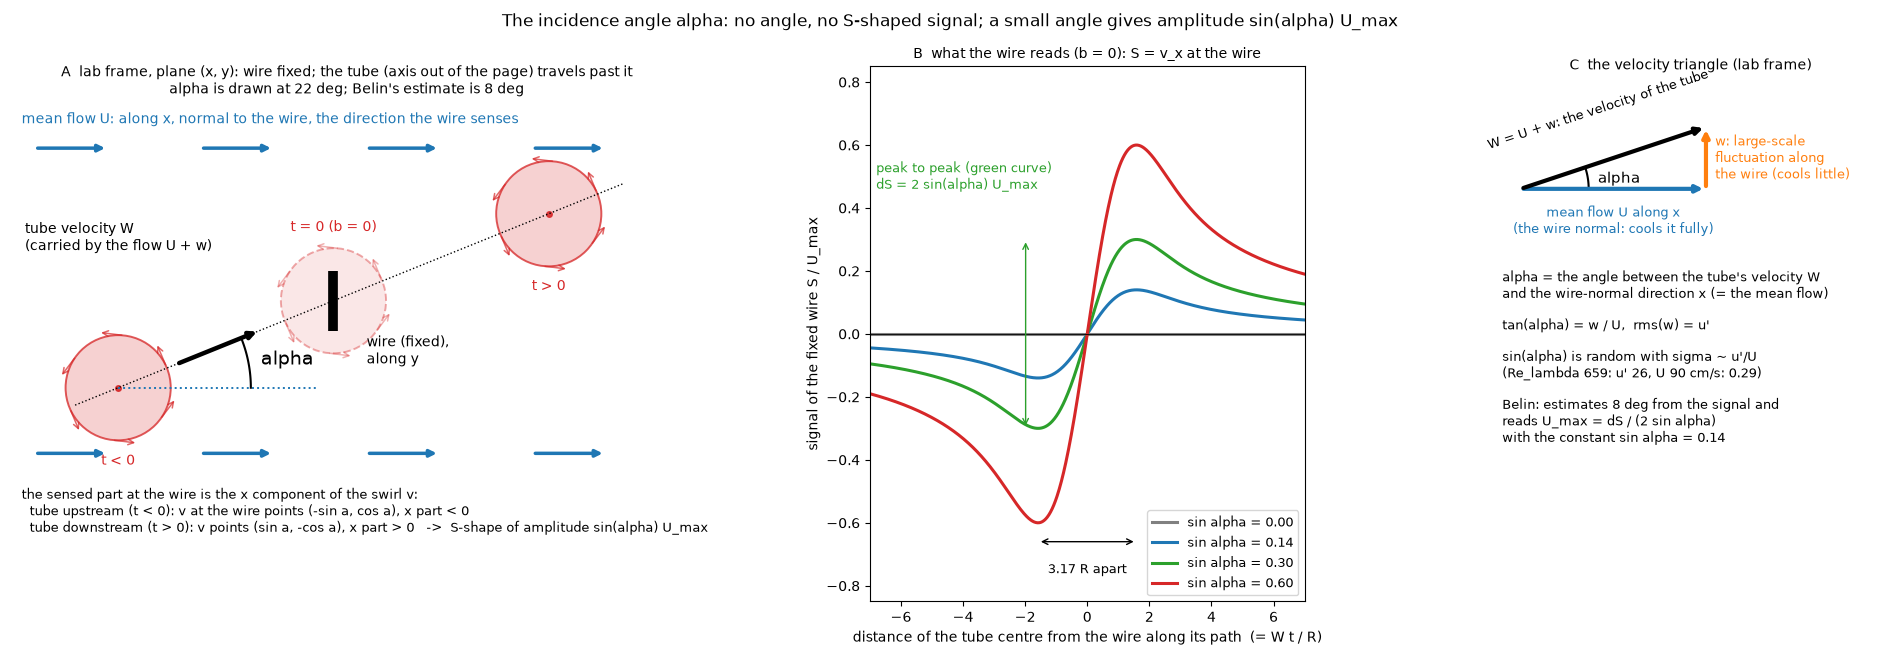

Recreate this plot in Python.
"""belin_incidence_schematic.py  v02  Schematic of the incidence angle alpha of Belin et al. (1996, Fig. 3, eqs. 2-8) in the frame of the wire: the wire is fixed, the mean flow and the tube move past it.
Panel A  lab frame, plane (x, y) of the wire: the wire is the black bar along y; the mean flow U is along x (normal to the wire = the direction the wire senses); the tube (axis out of the page) is carried by the
         instantaneous flow W = U + w, w a large-scale fluctuation along the wire; alpha = the angle between W (the direction the tube travels) and x (the mean flow = the wire normal).
Panel B  the sensed signal at the wire, S(t) = v_x(wire) for a tube whose centre passes through the wire (b = 0): antisymmetric, amplitude sin(alpha) U_max, extrema 3.17 R apart.
Panel C  the velocity triangle: mean flow U, fluctuation w along the wire, resultant W, angle alpha; the size of sin(alpha) in Belin's analysis and in the model.
Usage: python belin_incidence_schematic.py     writes belin_incidence_schematic.png
Versions  M01 m01.v01 (2026-11-13): first version (wire moving through a tube at rest).
          m01.v02 (2026-11-13): the wire is fixed; the mean flow and the tube travel past it; alpha is defined as the angle between the tube's velocity W and the mean flow direction x (the wire normal).
"""
import math
import os

import matplotlib
matplotlib.use("Agg")
import matplotlib.pyplot as plt
import numpy as np

HERE = os.path.dirname(os.path.abspath(__file__))
RMAX = 1.585                                                       # r_max / R


def vtheta(r):
    """Burgers swirl velocity / (omega0 R) at r / R."""
    return (1 - np.exp(-r ** 2 / 2)) / r


def tube(a, centre, alpha=0.35, dashed=False):
    a.add_patch(plt.Circle(centre, RMAX, fill=True, color="tab:red", alpha=alpha * 0.6, lw=0))
    a.add_patch(plt.Circle(centre, RMAX, fill=False, color="tab:red", lw=1.4, ls="--" if dashed else "-", alpha=min(1.0, alpha * 2.2)))
    a.plot(*centre, "o", color="tab:red", ms=4, alpha=min(1.0, alpha * 2.5))
    for ang in np.linspace(0, 2 * math.pi, 7)[:-1] + 0.4:                       # the swirl, counter-clockwise
        p = np.array(centre) + RMAX * np.array([math.cos(ang), math.sin(ang)])
        t = np.array([-math.sin(ang), math.cos(ang)]) * 0.8
        a.annotate("", xy=p + t, xytext=p, arrowprops=dict(arrowstyle="->", color="tab:red", alpha=min(1.0, alpha * 2.0), lw=1.1))


def main():
    fig, ax = plt.subplots(1, 3, figsize=(19, 6.6), gridspec_kw=dict(width_ratios=[1.45, 0.95, 0.85]))
    a = ax[0]
    al = math.radians(22)                                          # exaggerated; Belin's estimate is 8 degrees
    e = np.array([math.cos(al), math.sin(al)])
    for y in (-4.6, 4.6):                                          # the mean flow: blue arrows along x
        for x in np.linspace(-9, 6, 4):
            a.annotate("", xy=(x + 2.2, y), xytext=(x, y), arrowprops=dict(arrowstyle="-|>", color="tab:blue", lw=2.5))
    a.text(-9.4, 5.25, "mean flow U: along x, normal to the wire, the direction the wire senses", color="tab:blue", fontsize=10, va="bottom")
    a.plot([0, 0], [-0.9, 0.9], color="k", lw=7, solid_capstyle="butt", zorder=5)
    a.text(1.0, -1.0, "wire (fixed),\nalong y", fontsize=10, va="top")
    tube(a, (-7.0 * e[0], -7.0 * e[1]), alpha=0.35)
    tube(a, (0.0, 0.0), alpha=0.18, dashed=True)
    tube(a, (7.0 * e[0], 7.0 * e[1]), alpha=0.35)
    start = -7.0 * e
    a.plot([start[0] - 1.4 * e[0], 9.4 * e[0]], [start[1] - 1.4 * e[1], 9.4 * e[1]], "k:", lw=1)
    a.annotate("", xy=start + 4.6 * e + 0.0 * e, xytext=start + 1.9 * e, arrowprops=dict(arrowstyle="-|>", color="k", lw=3.2))
    a.text(-9.3, 1.9, "tube velocity W\n(carried by the flow U + w)", fontsize=10, ha="left", va="center")
    a.plot([start[0], start[0] + 6.0], [start[1], start[1]], color="tab:blue", lw=1.4, ls=":")
    th = np.linspace(0, al, 30)
    a.plot(start[0] + 4.0 * np.cos(th), start[1] + 4.0 * np.sin(th), color="k", lw=1.5)
    a.text(start[0] + 4.3, start[1] + 0.7, "alpha", fontsize=14)
    a.text(start[0], start[1] - 2.0, "t < 0", fontsize=10, color="tab:red", ha="center", va="top")
    a.text(0.0, 2.1, "t = 0 (b = 0)", fontsize=10, color="tab:red", ha="center")
    a.text(7.0 * e[0], 7.0 * e[1] - 2.3, "t > 0", fontsize=10, color="tab:red", ha="center")
    a.text(-9.4, -5.6, "the sensed part at the wire is the x component of the swirl v:\n  tube upstream (t < 0): v at the wire points (-sin a, cos a), x part < 0\n  tube downstream (t > 0): v points (sin a, -cos a), x part > 0   ->  S-shape of amplitude sin(alpha) U_max", fontsize=9, va="top")
    a.set_xlim(-9.6, 10.4)
    a.set_ylim(-8.0, 6.0)
    a.set_aspect("equal")
    a.axis("off")
    a.set_title("A  lab frame, plane (x, y): wire fixed; the tube (axis out of the page) travels past it\nalpha is drawn at 22 deg; Belin's estimate is 8 deg", fontsize=10)
    a = ax[1]
    xi = np.linspace(-7, 7, 800)
    for sin_a, colour in ((0.0, "gray"), (0.14, "tab:blue"), (0.3, "tab:green"), (0.6, "tab:red")):
        r = np.maximum(np.abs(xi), 1e-6)
        S = np.sign(xi) * vtheta(r) * sin_a / vtheta(RMAX)
        a.plot(xi, S, color=colour, lw=2.2, label="sin alpha = %.2f" % sin_a)
    a.axhline(0, color="k", lw=0.6)
    a.annotate("", xy=(-RMAX, -0.66), xytext=(RMAX, -0.66), arrowprops=dict(arrowstyle="<->", color="k"))
    a.text(0, -0.76, "3.17 R apart", ha="center", fontsize=9)
    a.annotate("", xy=(-RMAX - 0.4, 0.3), xytext=(-RMAX - 0.4, -0.3), arrowprops=dict(arrowstyle="<->", color="tab:green"))
    a.text(-6.8, 0.5, "peak to peak (green curve)\ndS = 2 sin(alpha) U_max", color="tab:green", fontsize=9, va="center", ha="left")
    a.set_xlabel("distance of the tube centre from the wire along its path  (= W t / R)")
    a.set_ylabel("signal of the fixed wire S / U_max")
    a.set_title("B  what the wire reads (b = 0): S = v_x at the wire", fontsize=10)
    a.legend(fontsize=9, loc="lower right")
    a.set_ylim(-0.85, 0.85)
    a.set_xlim(-7, 7)
    a = ax[2]
    a.annotate("", xy=(3.0, 0), xytext=(0, 0), arrowprops=dict(arrowstyle="-|>", color="tab:blue", lw=3))
    a.annotate("", xy=(3.0, 1.0), xytext=(3.0, 0), arrowprops=dict(arrowstyle="-|>", color="tab:orange", lw=3))
    a.annotate("", xy=(3.0, 1.0), xytext=(0, 0), arrowprops=dict(arrowstyle="-|>", color="k", lw=3))
    a.text(1.5, -0.25, "mean flow U along x\n(the wire normal: cools it fully)", color="tab:blue", ha="center", fontsize=9, va="top")
    a.text(3.15, 0.5, "w: large-scale\nfluctuation along\nthe wire (cools little)", color="tab:orange", fontsize=9, va="center")
    a.text(1.25, 0.6, "W = U + w: the velocity of the tube", fontsize=9, ha="center", va="bottom", rotation=18)
    th = np.linspace(0, math.atan(1.0 / 3.0), 30)
    a.plot(1.1 * np.cos(th), 1.1 * np.sin(th), color="k")
    a.text(1.25, 0.1, "alpha", fontsize=11)
    a.text(-0.3, -1.3, "alpha = the angle between the tube's velocity W\nand the wire-normal direction x (= the mean flow)\n\ntan(alpha) = w / U,  rms(w) = u'\n\nsin(alpha) is random with sigma ~ u'/U\n(Re_lambda 659: u' 26, U 90 cm/s: 0.29)\n\nBelin: estimates 8 deg from the signal and\nreads U_max = dS / (2 sin alpha)\nwith the constant sin alpha = 0.14", fontsize=9, va="top")
    a.set_xlim(-0.4, 5.9)
    a.set_ylim(-6.5, 1.8)
    a.set_aspect("equal")
    a.axis("off")
    a.set_title("C  the velocity triangle (lab frame)", fontsize=10)
    fig.suptitle("The incidence angle alpha: no angle, no S-shaped signal; a small angle gives amplitude sin(alpha) U_max", fontsize=12)
    fig.tight_layout()
    fig.savefig(os.path.join(HERE, "belin_incidence_schematic.png"), dpi=100)


if __name__ == "__main__":
    main()
